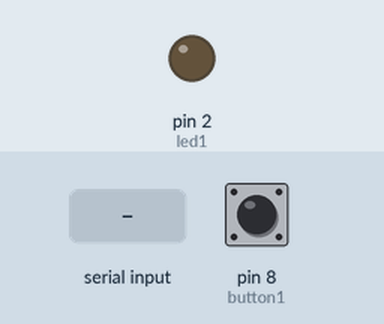
Simulated run of this sketch. Board: Arduino Uno, built with avr-gcc and run on an emulated ATmega328P. Shown: output pins drawn as LEDs (lit = HIGH). Inputs (shaded band) come from the test bench; at power-on: pin 8 (button1) HIGH.

Above: at 1.2 s.
1.3 s: "1" received over Serial
At 2.7 s:
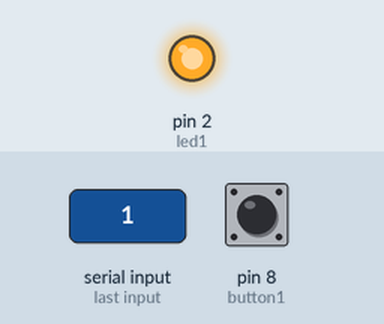
6.9 s: "0" received over Serial
At 8.2 s:
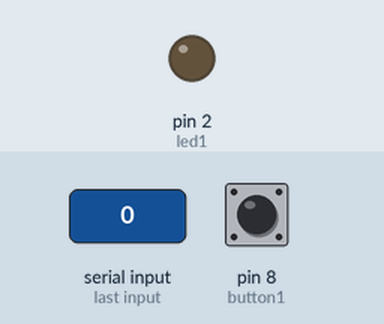
Timing chart, 0 to 9.9 s (numbered marks = the images above; inputs shaded):
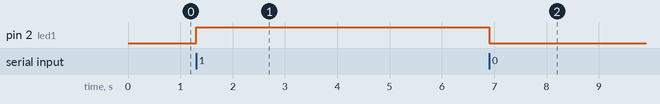

Measured:
- after the input at 1.3 s, pin 2 (led1): LOW → HIGH at once
- after the input at 6.9 s, pin 2 (led1): HIGH → LOW at once

The sketch:

arduinoPhones.ino
```cpp
int led1 = 2;  //further leds are offset from here

int button1 = 8;  //further buttons are offset from here

bool buttonState;

void setup() {
  pinMode(button1, INPUT);
  buttonState = digitalRead(button1);
  pinMode(led1, OUTPUT);
  digitalWrite(led1, LOW);
  Serial.begin(9600);
}

void loop() {
  bool newState = digitalRead(button1);
  if (newState != buttonState) {
    buttonState = newState;
    send_command(button1, newState);
  }

  //check for new commands
  if (Serial.available()) {
    char receivedData = Serial.read();
    receive_command(receivedData);
  }
}

void receive_command(char data) {
  if (data == '0') {
    digitalWrite(led1, LOW);
  }
  if (data == '1') {
    digitalWrite(led1, HIGH);
  }
}

void send_command(int button, bool state) {
  byte command = button;
  bitWrite(command, 7, state);
  Serial.write(command);
}
```
